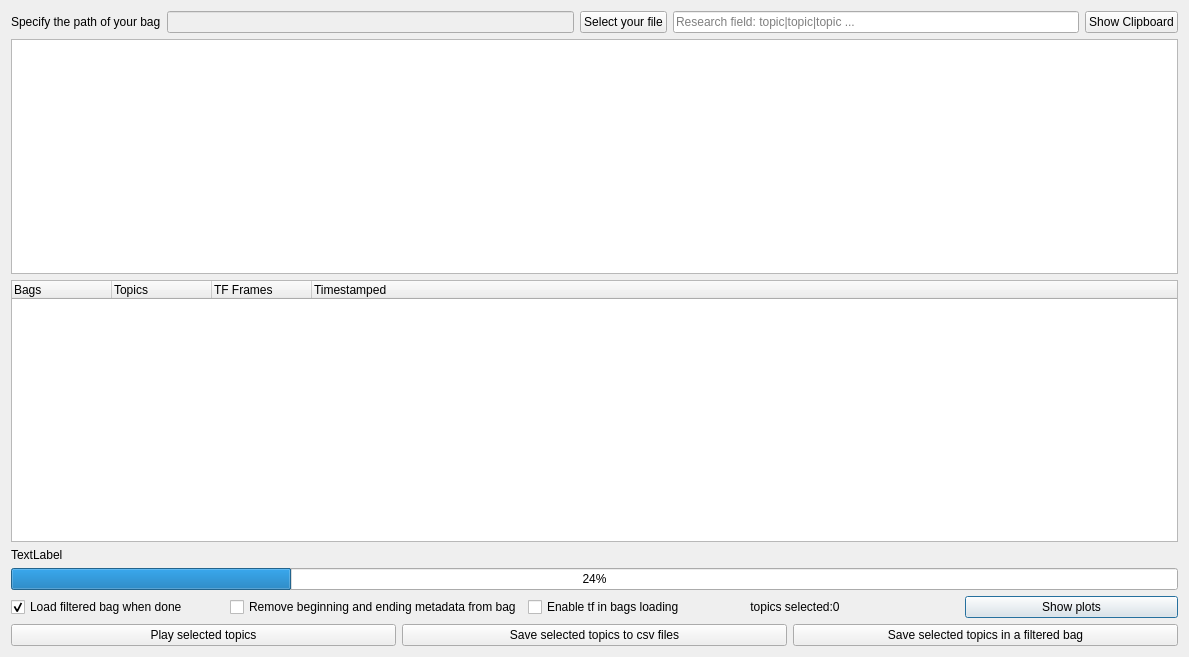
<?xml version="1.0" encoding="UTF-8"?>
<ui version="4.0">
 <class>dialog</class>
 <widget class="QDialog" name="dialog">
  <property name="geometry">
   <rect>
    <x>0</x>
    <y>0</y>
    <width>1189</width>
    <height>657</height>
   </rect>
  </property>
  <property name="windowTitle">
   <string>Bag Filter</string>
  </property>
  <layout class="QGridLayout" name="gridLayout">
   <item row="10" column="0">
    <layout class="QHBoxLayout" name="horizontalLayout_4">
     <item>
      <widget class="QCheckBox" name="checkLoad">
       <property name="text">
        <string>Load filtered bag when done</string>
       </property>
       <property name="checked">
        <bool>true</bool>
       </property>
       <property name="tristate">
        <bool>false</bool>
       </property>
      </widget>
     </item>
     <item>
      <widget class="QCheckBox" name="checkMeta">
       <property name="text">
        <string>Remove beginning and ending metadata from bag</string>
       </property>
      </widget>
     </item>
     <item>
      <widget class="QCheckBox" name="checkEnableTF">
       <property name="text">
        <string>Enable tf in bags loading</string>
       </property>
      </widget>
     </item>
     <item>
      <widget class="QLabel" name="label_topics_selected">
       <property name="text">
        <string> topics selected:0</string>
       </property>
      </widget>
     </item>
     <item>
      <widget class="QPushButton" name="buttonPlots">
       <property name="text">
        <string>Show plots</string>
       </property>
      </widget>
     </item>
    </layout>
   </item>
   <item row="11" column="0">
    <layout class="QHBoxLayout" name="horizontalLayout_3">
     <item>
      <widget class="QPushButton" name="buttonPlayBag">
       <property name="text">
        <string>Play selected topics</string>
       </property>
      </widget>
     </item>
     <item>
      <widget class="QPushButton" name="buttonQuit">
       <property name="text">
        <string>Save selected topics to csv files</string>
       </property>
      </widget>
     </item>
     <item>
      <widget class="QPushButton" name="buttonSaveBag">
       <property name="text">
        <string>Save selected topics in a filtered bag</string>
       </property>
      </widget>
     </item>
    </layout>
   </item>
   <item row="0" column="0">
    <layout class="QVBoxLayout" name="verticalLayout">
     <item>
      <layout class="QHBoxLayout" name="horizontalLayout">
       <item>
        <widget class="QLabel" name="label">
         <property name="text">
          <string>Specify the path of your bag</string>
         </property>
        </widget>
       </item>
       <item>
        <widget class="QLineEdit" name="lineBagFile">
         <property name="enabled">
          <bool>false</bool>
         </property>
        </widget>
       </item>
       <item>
        <widget class="QPushButton" name="buttonLoadBagPath">
         <property name="text">
          <string>Select your file</string>
         </property>
        </widget>
       </item>
       <item>
        <widget class="QLineEdit" name="lineResearch">
         <property name="inputMask">
          <string/>
         </property>
         <property name="text">
          <string/>
         </property>
         <property name="placeholderText">
          <string>Research field: topic|topic|topic ...</string>
         </property>
        </widget>
       </item>
       <item>
        <widget class="QPushButton" name="buttonClipboard">
         <property name="text">
          <string>Show Clipboard</string>
         </property>
        </widget>
       </item>
      </layout>
     </item>
     <item>
      <widget class="QPlainTextEdit" name="textClipboard"/>
     </item>
    </layout>
   </item>
   <item row="7" column="0">
    <widget class="QProgressBar" name="progressBar">
     <property name="value">
      <number>24</number>
     </property>
    </widget>
   </item>
   <item row="5" column="0">
    <layout class="QHBoxLayout" name="horizontalLayout_2">
     <item>
      <widget class="QTreeWidget" name="treeSelectedTopics">
       <column>
        <property name="text">
         <string>Bags</string>
        </property>
       </column>
       <column>
        <property name="text">
         <string>Topics</string>
        </property>
       </column>
       <column>
        <property name="text">
         <string>TF Frames</string>
        </property>
       </column>
       <column>
        <property name="text">
         <string>Timestamped</string>
        </property>
       </column>
      </widget>
     </item>
     <item>
      <layout class="QGridLayout" name="plotLayout"/>
     </item>
    </layout>
   </item>
   <item row="6" column="0">
    <widget class="QLabel" name="labelProgress">
     <property name="text">
      <string>TextLabel</string>
     </property>
    </widget>
   </item>
  </layout>
 </widget>
 <resources/>
 <connections/>
</ui>
